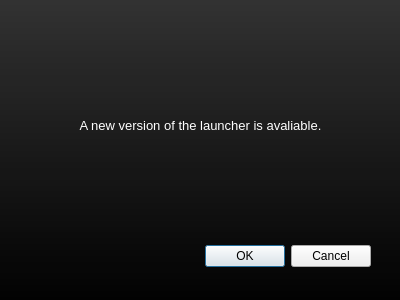
<?xml version="1.0" encoding="UTF-8"?>
<ui version="4.0">
 <class>Update</class>
 <widget class="QDialog" name="Update">
  <property name="geometry">
   <rect>
    <x>0</x>
    <y>0</y>
    <width>400</width>
    <height>300</height>
   </rect>
  </property>
  <property name="windowTitle">
   <string>Launcher Update</string>
  </property>
  <property name="windowIcon">
   <iconset resource="resources.qrc">
    <normaloff>:/images/C:/Users/joshm/OneDrive/Desktop/icon_00000.png</normaloff>:/images/C:/Users/joshm/OneDrive/Desktop/icon_00000.png</iconset>
  </property>
  <widget class="QDialogButtonBox" name="buttonBox">
   <property name="geometry">
    <rect>
     <x>30</x>
     <y>240</y>
     <width>341</width>
     <height>32</height>
    </rect>
   </property>
   <property name="orientation">
    <enum>Qt::Horizontal</enum>
   </property>
   <property name="standardButtons">
    <set>QDialogButtonBox::Cancel|QDialogButtonBox::Ok</set>
   </property>
  </widget>
  <widget class="QLabel" name="LauncherMiddle">
   <property name="geometry">
    <rect>
     <x>0</x>
     <y>90</y>
     <width>401</width>
     <height>71</height>
    </rect>
   </property>
   <property name="font">
    <font>
     <pointsize>10</pointsize>
    </font>
   </property>
   <property name="styleSheet">
    <string notr="true">color: white;</string>
   </property>
   <property name="text">
    <string>A new version of the launcher is avaliable.</string>
   </property>
   <property name="alignment">
    <set>Qt::AlignCenter</set>
   </property>
  </widget>
  <widget class="QLabel" name="background">
   <property name="geometry">
    <rect>
     <x>-10</x>
     <y>-10</y>
     <width>421</width>
     <height>321</height>
    </rect>
   </property>
   <property name="styleSheet">
    <string notr="true">background-color: qlineargradient(spread:pad, x1: 0, y1: 0, x2: 0, y2: 1, stop:0 rgba(0, 0, 0, 200), stop:1 rgba(0, 0, 0, 255));</string>
   </property>
   <property name="text">
    <string/>
   </property>
  </widget>
  <zorder>background</zorder>
  <zorder>buttonBox</zorder>
  <zorder>LauncherMiddle</zorder>
 </widget>
 <resources>
  <include location="resources.qrc"/>
 </resources>
 <connections>
  <connection>
   <sender>buttonBox</sender>
   <signal>accepted()</signal>
   <receiver>Update</receiver>
   <slot>accept()</slot>
   <hints>
    <hint type="sourcelabel">
     <x>248</x>
     <y>254</y>
    </hint>
    <hint type="destinationlabel">
     <x>157</x>
     <y>274</y>
    </hint>
   </hints>
  </connection>
  <connection>
   <sender>buttonBox</sender>
   <signal>rejected()</signal>
   <receiver>Update</receiver>
   <slot>reject()</slot>
   <hints>
    <hint type="sourcelabel">
     <x>316</x>
     <y>260</y>
    </hint>
    <hint type="destinationlabel">
     <x>286</x>
     <y>274</y>
    </hint>
   </hints>
  </connection>
 </connections>
</ui>
